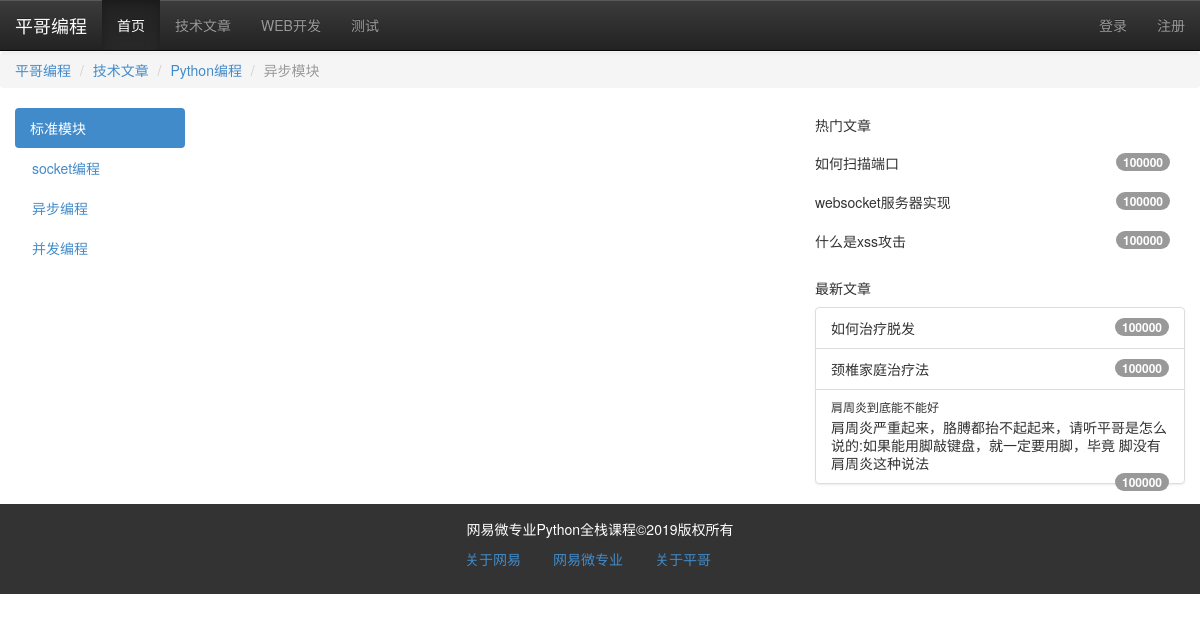
The page / on the database its author committed.
### models.py (models this page shows)
class Category(db.Model):
    cate_id = db.Column(db.Integer, primary_key=True)
    cate_name = db.Column(db.String, unique=True)
    cate_order = db.Column(db.Integer, default=0)
    articles = db.relationship("Article")

### app.py (the view)
@app.route('/')
def index():
    return render_template("index.html" )

### app.py (called while the page is built)
@app.context_processor
def account():
    username = session.get('user')
    return {"username":username}

@app.context_processor
def getCateList():
    cates = Category.query.all()
    return {"cates":cates}

### templates/index.html (shortened to what this page needs)
{% extends "base.html" %}
{% block content %}
<ul class="breadcrumb">
			<li><a href="">平哥编程</a></li>
			<li><a href="">技术文章</a></li>
			<li><a href="">Python编程</a></li>
			<li class="active">异步模块</li>
		</ul>
		<div class="container-fluid">
			<div class="row">
				<div class="col-md-2 hidden-xs hidden-sm">
					<ul class="nav nav-pills  " id="left_menu">
						<li class="active"><a href="">标准模块</a></li>
						<li ><a href="#" data-toggle="dropdown">
										socket编程
								</a>
						</li>
						<li><a href="">异步编程</a></li>
						<li><a href="">并发编程</a></li>
					</ul>
				</div>
				<div class="col-md-6">
				</div>
				<div class="col-md-4">
					<div class="hot_articles">
						<h5>热门文章</h5>
						<ul class="list-group">
							<li class="list-group-item">
								如何扫描端口
							    <span class="badge">100000</span>
							</li>
							<li class="list-group-item">
								websocket服务器实现
								<span class="badge">100000</span>
								</li>
							<li class="list-group-item">
								什么是xss攻击
								<span class="badge">100000</span>
							</li>
						</ul>
					</div>
					<div class="new_articles">
						<h5>最新文章</h5>
						<ul class="list-group">
							<li class="list-group-item">
								如何治疗脱发
							    <span class="badge">100000</span>
							</li>
							<li class="list-group-item">
								颈椎家庭治疗法
								<span class="badge">100000</span>
								</li>
							<li class="list-group-item">
								<h6 class="list-group-item-heading">肩周炎到底能不能好</h6>
								<p class="list-group-item-text">
									肩周炎严重起来，胳膊都抬不起起来，请听平哥是怎么说的:如果能用脚敲键盘，就一定要用脚，毕竟
									脚没有肩周炎这种说法
								</p>
								<span class="badge">100000</span>
							</li>
						</ul>
					</div>
				</div>
			</div>
		</div>
{% endblock %}

### templates/base.html (shortened to what this page needs)
<!DOCTYPE html>
<html lang="en">
{% block head %}
    <head>
        <link rel="stylesheet" type="text/css" href="{{ url_for("static", filename="css/bootstrap.css") }}"/>
	    <link rel="stylesheet" type="text/css" href="{{ url_for("static", filename="css/bootstrap-theme.css") }}"/>
	</head>
{%  endblock %}
<body>
{%  block nav %}
      <nav class="navbar navbar-default navbar-fixed-top navbar-inverse">
			<div class="navbar-header">
				<a href="" class="navbar-brand">平哥编程</a>
			</div>
			<div class="collapse navbar-collapse" id="navmenu">
				<ul class="nav navbar-nav" >
					<li class="active"><a href="{{ url_for("index") }}">首页</a></li>
					{% for cate in cates %}
                        <li><a href="{{ url_for("article_app.getArticleList",cate_id=cate.cate_id, page=1) }}">{{ cate.cate_name }}</a> </li>
                    {% endfor %}
                </ul>
                <ul class="nav navbar-nav pull-right">
                   {% if not username %}
                        <li><a href="{{ url_for("login") }}">登录</a></li>
                        <li><a href="{{ url_for("user_app.register") }}">注册</a></li>
                   {% else %}
                       <li><a href="#">{{ username }}</a></li>
                       <li><a href="{{ url_for("logout") }}">logout</a></li>
				    {% endif %}
                </ul>
			</div>
		</nav>
{% endblock %}
{% block content %}{%  endblock %}
{% block footer %}
          <footer>
			<div class="container-fluid">
				<div class="row">
					<div class="col-md-12">
						网易微专业Python全栈课程&copy;2019版权所有
					</div>
				</div>
			</div>
			<nav >
				<ul class="nav nav-pills   ">
					<li><a href="">关于网易</a></li>
					<li><a href="">网易微专业</a></li>
					<li><a href="">关于平哥</a></li>
				</ul>
			</nav>
		</footer>
{% endblock %}
</body>
</html>

### templates/base.html (style rules this page uses)
body { padding-top: 52px; }
#left_menu>li { width:100%; }
.hot_articles .list-group { box-shadow: 0 0 0; }
.hot_articles .list-group-item { border: 0; padding-left: 0; }
footer { padding: 15px; background: #333; text-align: center; color: #fff; }
footer nav { margin: auto; width: 300px; }

### rows shown on the page
Category: cate_name "技术文章"
Category: cate_name "WEB开发"
Category: cate_name "测试"
